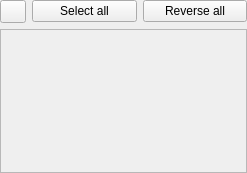
<?xml version="1.0" encoding="UTF-8"?>
<ui version="4.0">
 <class>EffectsDeviceList</class>
 <widget class="QWidget" name="EffectsDeviceList">
  <property name="geometry">
   <rect>
    <x>0</x>
    <y>0</y>
    <width>247</width>
    <height>173</height>
   </rect>
  </property>
  <property name="sizePolicy">
   <sizepolicy hsizetype="Preferred" vsizetype="Preferred">
    <horstretch>0</horstretch>
    <verstretch>0</verstretch>
   </sizepolicy>
  </property>
  <property name="minimumSize">
   <size>
    <width>0</width>
    <height>0</height>
   </size>
  </property>
  <property name="maximumSize">
   <size>
    <width>16777215</width>
    <height>16777215</height>
   </size>
  </property>
  <layout class="QGridLayout" name="gridLayout" rowstretch="0,1">
   <property name="leftMargin">
    <number>0</number>
   </property>
   <property name="topMargin">
    <number>0</number>
   </property>
   <property name="rightMargin">
    <number>0</number>
   </property>
   <property name="bottomMargin">
    <number>0</number>
   </property>
   <item row="0" column="0">
    <widget class="QToolButton" name="toggle_brightness">
     <property name="minimumSize">
      <size>
       <width>26</width>
       <height>0</height>
      </size>
     </property>
     <property name="maximumSize">
      <size>
       <width>26</width>
       <height>16777215</height>
      </size>
     </property>
     <property name="toolTip">
      <string>Toggle brightness sliders</string>
     </property>
     <property name="text">
      <string notr="true"/>
     </property>
     <property name="checkable">
      <bool>true</bool>
     </property>
    </widget>
   </item>
   <item row="0" column="1">
    <widget class="QPushButton" name="toggle_select_all">
     <property name="text">
      <string>Select all</string>
     </property>
     <property name="checkable">
      <bool>true</bool>
     </property>
    </widget>
   </item>
   <item row="0" column="2">
    <widget class="QPushButton" name="toggle_reverse">
     <property name="text">
      <string>Reverse all</string>
     </property>
     <property name="checkable">
      <bool>true</bool>
     </property>
    </widget>
   </item>
   <item row="1" column="0" colspan="3">
    <widget class="QScrollArea" name="scrollArea">
     <property name="sizePolicy">
      <sizepolicy hsizetype="Preferred" vsizetype="Preferred">
       <horstretch>0</horstretch>
       <verstretch>0</verstretch>
      </sizepolicy>
     </property>
     <property name="sizeAdjustPolicy">
      <enum>QAbstractScrollArea::AdjustToContents</enum>
     </property>
     <property name="widgetResizable">
      <bool>true</bool>
     </property>
     <widget class="QWidget" name="devices">
      <property name="geometry">
       <rect>
        <x>0</x>
        <y>0</y>
        <width>245</width>
        <height>139</height>
       </rect>
      </property>
      <property name="sizePolicy">
       <sizepolicy hsizetype="Preferred" vsizetype="Preferred">
        <horstretch>0</horstretch>
        <verstretch>0</verstretch>
       </sizepolicy>
      </property>
     </widget>
    </widget>
   </item>
  </layout>
 </widget>
 <resources/>
 <connections/>
</ui>
